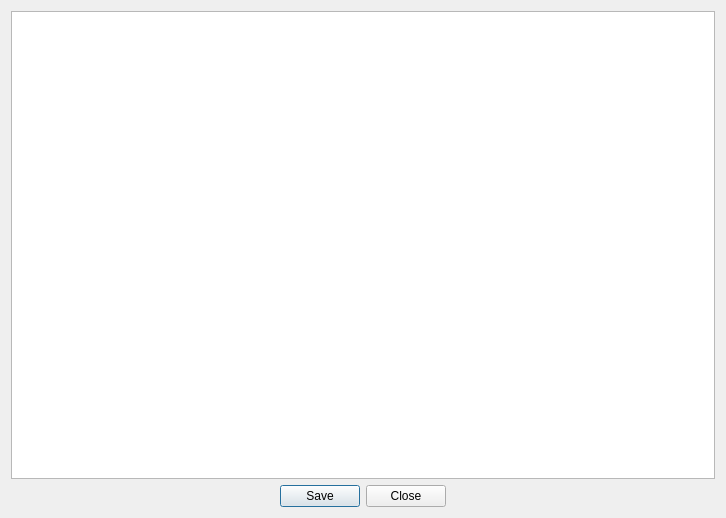
<?xml version="1.0" encoding="UTF-8"?>
<ui version="4.0">
 <class>Dialog</class>
 <widget class="QDialog" name="Dialog">
  <property name="geometry">
   <rect>
    <x>0</x>
    <y>0</y>
    <width>726</width>
    <height>518</height>
   </rect>
  </property>
  <property name="windowTitle">
   <string>Export Data</string>
  </property>
  <layout class="QVBoxLayout" name="verticalLayout_2">
   <item>
    <layout class="QVBoxLayout" name="verticalLayout">
     <item>
      <widget class="QTextEdit" name="textEdit_results"/>
     </item>
    </layout>
   </item>
   <item>
    <layout class="QHBoxLayout" name="horizontalLayout">
     <item>
      <spacer name="horizontalSpacer">
       <property name="orientation">
        <enum>Qt::Horizontal</enum>
       </property>
       <property name="sizeHint" stdset="0">
        <size>
         <width>40</width>
         <height>20</height>
        </size>
       </property>
      </spacer>
     </item>
     <item>
      <widget class="QPushButton" name="pushButton_save">
       <property name="text">
        <string>Save</string>
       </property>
      </widget>
     </item>
     <item>
      <widget class="QPushButton" name="pushButton_close">
       <property name="text">
        <string>Close</string>
       </property>
      </widget>
     </item>
     <item>
      <spacer name="horizontalSpacer_2">
       <property name="orientation">
        <enum>Qt::Horizontal</enum>
       </property>
       <property name="sizeHint" stdset="0">
        <size>
         <width>40</width>
         <height>20</height>
        </size>
       </property>
      </spacer>
     </item>
    </layout>
   </item>
  </layout>
 </widget>
 <resources/>
 <connections/>
</ui>
